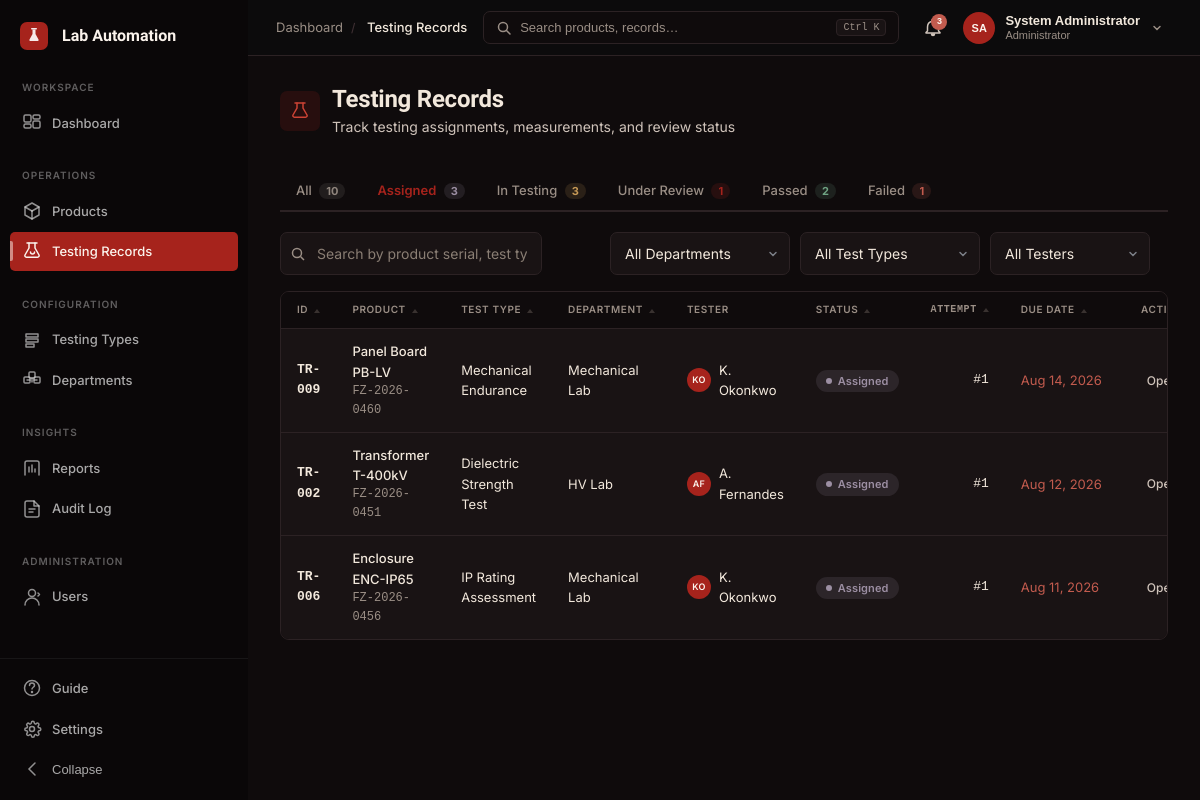
Screenshot of /testing/index.php?status=assigned (signed in) with the database file from the repository.
### tables this page shows
CREATE TABLE testing_records (
    id               INT UNSIGNED AUTO_INCREMENT PRIMARY KEY,
    workspace_id     INT UNSIGNED NOT NULL,
    product_id       INT UNSIGNED NOT NULL,
    testing_type_id  INT UNSIGNED NOT NULL,
    department_id    INT UNSIGNED NOT NULL,
    tester_id        INT UNSIGNED NOT NULL,
    assigned_by      INT UNSIGNED NULL,
    status           ENUM('assigned','in_testing','submitted_for_review','passed','failed','on_hold') NOT NULL DEFAULT 'assigned',
    attempt_number   TINYINT UNSIGNED NOT NULL DEFAULT 1,
    due_date         DATE NULL,
    started_at       DATETIME NULL,
    submitted_at     DATETIME NULL,
    reviewed_by      INT UNSIGNED NULL,
    review_decision  ENUM('pass','fail') NULL,
    review_reason    TEXT NULL,
    reviewed_at      DATETIME NULL,
    created_at       TIMESTAMP NOT NULL DEFAULT CURRENT_TIMESTAMP,
    updated_at       TIMESTAMP NOT NULL DEFAULT CURRENT_TIMESTAMP ON UPDATE CURRENT_TIMESTAMP,
    KEY idx_testing_records_workspace (workspace_id),
    KEY idx_tr_product (product_id),
    KEY idx_tr_testing_type (testing_type_id),
    KEY idx_tr_department (department_id),
    KEY idx_tr_tester (tester_id),
    KEY idx_tr_status (status),
    KEY idx_tr_assigned_by (assigned_by),
    KEY idx_tr_due_date (due_date),
    CONSTRAINT fk_testing_records_workspace FOREIGN KEY (workspace_id) REFERENCES workspaces(id),
    CONSTRAINT fk_tr_product      FOREIGN KEY (product_id) REFERENCES products(id) ON DELETE CASCADE,
    CONSTRAINT fk_tr_testing_type FOREIGN KEY (testing_type_id) REFERENCES testing_types(id),
    CONSTRAINT fk_tr_department   FOREIGN KEY (department_id) REFERENCES departments(id),
    CONSTRAINT fk_tr_tester       FOREIGN KEY (tester_id) REFERENCES users(id),
    CONSTRAINT fk_tr_assigned_by  FOREIGN KEY (assigned_by) REFERENCES users(id) ON DELETE SET NULL,
    CONSTRAINT fk_tr_reviewed_by  FOREIGN KEY (reviewed_by) REFERENCES users(id) ON DELETE SET NULL
);

CREATE TABLE products (
    id               INT UNSIGNED AUTO_INCREMENT PRIMARY KEY,
    workspace_id     INT UNSIGNED NOT NULL,
    serial_number    VARCHAR(80) NOT NULL,
    spec_model       VARCHAR(150) NOT NULL,
    department_id    INT UNSIGNED NOT NULL,
    manufactured_at  DATE NULL,
    status           ENUM(
                        'registered','assigned','in_testing','submitted_for_review',
                        'failed_pending_rework','pending_cpri_approval','approved','released',
                        'on_hold','rejected','cancelled'
                     ) NOT NULL DEFAULT 'registered',
    attempt_count    TINYINT UNSIGNED NOT NULL DEFAULT 0,
    registered_by    INT UNSIGNED NOT NULL,
    notes            TEXT NULL,
    created_at       TIMESTAMP NOT NULL DEFAULT CURRENT_TIMESTAMP,
    updated_at       TIMESTAMP NOT NULL DEFAULT CURRENT_TIMESTAMP ON UPDATE CURRENT_TIMESTAMP,
    UNIQUE KEY uq_products_ws_serial (workspace_id, serial_number),
    KEY idx_products_workspace (workspace_id),
    KEY idx_products_department (department_id),
    KEY idx_products_status (status),
    KEY idx_products_registered_by (registered_by),
    KEY idx_products_created_at (created_at),
    CONSTRAINT fk_products_workspace     FOREIGN KEY (workspace_id) REFERENCES workspaces(id),
    CONSTRAINT fk_products_department    FOREIGN KEY (department_id) REFERENCES departments(id),
    CONSTRAINT fk_products_registered_by FOREIGN KEY (registered_by) REFERENCES users(id)
);

CREATE TABLE testing_types (
    id            INT UNSIGNED AUTO_INCREMENT PRIMARY KEY,
    workspace_id  INT UNSIGNED NOT NULL,
    name          VARCHAR(150) NOT NULL,
    category      VARCHAR(100) NULL,
    description   TEXT NULL,
    version       INT UNSIGNED NOT NULL DEFAULT 1,
    status        ENUM('active','archived') NOT NULL DEFAULT 'active',
    created_by    INT UNSIGNED NULL,
    created_at    TIMESTAMP NOT NULL DEFAULT CURRENT_TIMESTAMP,
    updated_at    TIMESTAMP NOT NULL DEFAULT CURRENT_TIMESTAMP ON UPDATE CURRENT_TIMESTAMP,
    KEY idx_testing_types_workspace (workspace_id),
    KEY idx_testing_types_name_version (name, version),
    KEY idx_testing_types_status (status),
    KEY idx_testing_types_category (category),
    CONSTRAINT fk_testing_types_workspace  FOREIGN KEY (workspace_id) REFERENCES workspaces(id),
    CONSTRAINT fk_testing_types_created_by FOREIGN KEY (created_by) REFERENCES users(id) ON DELETE SET NULL
);

CREATE TABLE departments (
    id            INT UNSIGNED AUTO_INCREMENT PRIMARY KEY,
    workspace_id  INT UNSIGNED NOT NULL,
    name          VARCHAR(100) NOT NULL,
    description   VARCHAR(255) NULL,
    status        ENUM('active','inactive') NOT NULL DEFAULT 'active',
    created_at    TIMESTAMP NOT NULL DEFAULT CURRENT_TIMESTAMP,
    updated_at    TIMESTAMP NOT NULL DEFAULT CURRENT_TIMESTAMP ON UPDATE CURRENT_TIMESTAMP,
    UNIQUE KEY uq_departments_ws_name (workspace_id, name),
    KEY idx_departments_workspace (workspace_id),
    CONSTRAINT fk_departments_workspace FOREIGN KEY (workspace_id) REFERENCES workspaces(id)
);

CREATE TABLE users (
    id                     INT UNSIGNED AUTO_INCREMENT PRIMARY KEY,
    workspace_id           INT UNSIGNED NOT NULL,
    name                   VARCHAR(120) NOT NULL,
    email                  VARCHAR(150) NOT NULL,
    email_verified         TINYINT(1) NOT NULL DEFAULT 0,
    password_hash          VARCHAR(255) NOT NULL,
    role                   ENUM('administrator','testing_engineer','lab_technician','quality_manager','auditor') NOT NULL,
    department_id          INT UNSIGNED NULL,
    avatar                 VARCHAR(500) NULL,
    status                 ENUM('active','inactive') NOT NULL DEFAULT 'active',
    invitation_status      ENUM('pending','activated') NULL DEFAULT NULL,
    failed_login_attempts  TINYINT UNSIGNED NOT NULL DEFAULT 0,
    locked_until           DATETIME NULL,
    last_login_at          DATETIME NULL,
    password_changed_at    DATETIME NULL,
    created_at             TIMESTAMP NOT NULL DEFAULT CURRENT_TIMESTAMP,
    updated_at             TIMESTAMP NOT NULL DEFAULT CURRENT_TIMESTAMP ON UPDATE CURRENT_TIMESTAMP,
    UNIQUE KEY uq_users_email (email),
    KEY idx_users_workspace (workspace_id),
    KEY idx_users_department (department_id),
    KEY idx_users_role (role),
    KEY idx_users_status (status),
    CONSTRAINT fk_users_workspace   FOREIGN KEY (workspace_id) REFERENCES workspaces(id),
    CONSTRAINT fk_users_department  FOREIGN KEY (department_id) REFERENCES departments(id) ON DELETE SET NULL
);

### testing/index.php (the view, shortened to what this page needs)
<?php
require_once __DIR__ . '/../includes/helpers.php';
require_once __DIR__ . '/../includes/header.php';
$wsId = auth_workspace_id();
$tabCounts = [];
$countStmtTabs = $pdo->prepare("SELECT status, COUNT(*) AS cnt FROM testing_records WHERE workspace_id = :ws GROUP BY status");
$countStmtTabs->execute(['ws' => $wsId]);
$countRows = $countStmtTabs->fetchAll();
foreach ($countRows as $r) $tabCounts[$r['status']] = (int) $r['cnt'];
$totalCount = array_sum($tabCounts);
$statusFilter = $_GET['status'] ?? '';
$search       = trim($_GET['q'] ?? '');
$page         = max(1, (int) ($_GET['page'] ?? 1));
$perPage      = 20;
$offset       = ($page - 1) * $perPage;
$where = [];
$params = [];
$where[] = 'tr.workspace_id = :ws';
$params['ws'] = $wsId;
if ($statusFilter !== '') {
    $where[] = 'tr.status = :status';
    $params['status'] = $statusFilter;
}
$whereSql = $where ? 'WHERE ' . implode(' AND ', $where) : '';
$stmt = $pdo->prepare("
    SELECT tr.*, p.serial_number, p.spec_model,
           tt.name AS test_type_name,
           d.name AS dept_name,
           u.name AS tester_name
    FROM testing_records tr
    JOIN products p ON tr.product_id = p.id
    JOIN testing_types tt ON tr.testing_type_id = tt.id
    LEFT JOIN departments d ON tr.department_id = d.id
    LEFT JOIN users u ON tr.tester_id = u.id
    {$whereSql}
    ORDER BY tr.created_at DESC
    LIMIT {$perPage} OFFSET {$offset}
");
$stmt->execute($params);
$records = $stmt->fetchAll();
?>
<div class="page-header">
  <div class="page-header-left">
    <div class="d-flex align-center gap-12 mb-4">
      <div style="width:40px;height:40px;border-radius:var(--radius-md);background:var(--accent-tint);display:flex;align-items:center;justify-content:center;flex-shrink:0;">
        <svg width="20" height="20" viewBox="0 0 20 20" fill="none" stroke="var(--accent-strong)" stroke-width="1.5" stroke-linecap="round"><path d="M7 2v5l-4 7a1.5 1.5 0 001.3 2.2h11.4a1.5 1.5 0 001.3-2.2l-4-7V2"/><line x1="5" y1="2" x2="15" y2="2"/></svg>
      </div>
      <div>
        <h1 class="page-title">Testing Records</h1>
        <p class="page-subtitle" style="margin-top:2px;">Track testing assignments, measurements, and review status</p>
      </div>
    </div>
  </div>
</div>
<div class="tabs" style="margin-bottom:20px;">
  <a class="tab <?= $statusFilter === '' ? 'active' : '' ?>" href="?">All <span style="background:var(--hold-tint);color:var(--hold);padding:1px 7px;border-radius:var(--radius-full);font-size:0.6875rem;font-weight:700;margin-left:4px;"><?= $totalCount ?></span></a>
  <a class="tab <?= $statusFilter === 'assigned' ? 'active' : '' ?>" href="?status=assigned">Assigned <span style="background:var(--info-tint);color:var(--info);padding:1px 7px;border-radius:var(--radius-full);font-size:0.6875rem;font-weight:700;margin-left:4px;"><?= $tabCounts['assigned'] ?? 0 ?></span></a>
  <a class="tab <?= $statusFilter === 'in_testing' ? 'active' : '' ?>" href="?status=in_testing">In Testing <span style="background:var(--warning-tint);color:var(--warning);padding:1px 7px;border-radius:var(--radius-full);font-size:0.6875rem;font-weight:700;margin-left:4px;"><?= $tabCounts['in_testing'] ?? 0 ?></span></a>
  <a class="tab <?= $statusFilter === 'submitted_for_review' ? 'active' : '' ?>" href="?status=submitted_for_review">Under Review <span style="background:var(--accent-tint);color:var(--accent);padding:1px 7px;border-radius:var(--radius-full);font-size:0.6875rem;font-weight:700;margin-left:4px;"><?= $tabCounts['submitted_for_review'] ?? 0 ?></span></a>
  <a class="tab <?= $statusFilter === 'passed' ? 'active' : '' ?>" href="?status=passed">Passed <span style="background:var(--success-tint);color:var(--success);padding:1px 7px;border-radius:var(--radius-full);font-size:0.6875rem;font-weight:700;margin-left:4px;"><?= $tabCounts['passed'] ?? 0 ?></span></a>
  <a class="tab <?= $statusFilter === 'failed' ? 'active' : '' ?>" href="?status=failed">Failed <span style="background:var(--fail-tint);color:var(--fail);padding:1px 7px;border-radius:var(--radius-full);font-size:0.6875rem;font-weight:700;margin-left:4px;"><?= $tabCounts['failed'] ?? 0 ?></span></a>
</div>
<form method="get" action="" class="filter-bar">
  <div class="filter-search">
    <svg width="16" height="16" viewBox="0 0 16 16" fill="none" stroke="currentColor" stroke-width="1.5"><circle cx="7" cy="7" r="4.5"/><line x1="10.5" y1="10.5" x2="14" y2="14"/></svg>
    <input type="text" name="q" class="form-control" placeholder="Search by product serial, test type…" value="<?= e($search) ?>">
  </div>
  <select name="department" class="form-control" style="width:180px;" onchange="this.form.submit()">
    <option value="">All Departments</option>
  </select>
  <select name="type" class="form-control" style="width:180px;" onchange="this.form.submit()">
    <option value="">All Test Types</option>
  </select>
  <select name="tester" class="form-control" style="width:160px;" onchange="this.form.submit()">
    <option value="">All Testers</option>
  </select>
</form>
<div class="table-wrap">
  <table class="data-table">
    <thead>
      <tr>
        <th class="sortable">ID</th>
        <th class="sortable">Product</th>
        <th class="sortable">Test Type</th>
        <th class="sortable">Department</th>
        <th>Tester</th>
        <th class="sortable">Status</th>
        <th class="col-num sortable">Attempt</th>
        <th class="sortable">Due Date</th>
        <th class="col-actions">Actions</th>
      </tr>
    </thead>
    <tbody>
      <?php if (empty($records)): ?>
      <tr><td colspan="9" style="text-align:center;color:var(--ink-faint);padding:24px;">No testing records found.</td></tr>
      <?php else: ?>
      <?php foreach ($records as $r): ?>
      <tr>
        <td class="col-mono" style="font-weight:600;">TR-<?= str_pad((string) $r['id'], 3, '0', STR_PAD_LEFT) ?></td>
        <td>
          <div style="font-weight:500;"><?= e($r['spec_model']) ?></div>
          <div style="font-size:0.75rem;color:var(--ink-faint);font-family:var(--font-mono);"><?= e($r['serial_number']) ?></div>
        </td>
        <td><?= e($r['test_type_name']) ?></td>
        <td><?= e($r['dept_name'] ?? '—') ?></td>
        <td>
          <div class="d-flex align-center gap-8">
            <span class="user-avatar" style="width:24px;height:24px;font-size:0.5625rem;"><?= e(user_initials($r['tester_name'] ?? '')) ?></span>
            <?= e($r['tester_name'] ?? '—') ?>
          </div>
        </td>
        <td><?= status_badge($r['status']) ?></td>
        <td class="col-num">#<?= (int) $r['attempt_number'] ?></td>
        <td class="text-soft" style="font-size:0.8125rem;white-space:nowrap;">
          <?php if ($r['due_date']): ?>
          <?php
          $due = new DateTimeImmutable($r['due_date']);
          $now = new DateTimeImmutable();
          $daysLeft = (int)$now->diff($due)->format('%r%a');
          $dueColor = $daysLeft < 0 ? 'var(--fail)' : ($daysLeft <= 2 ? 'var(--warning)' : 'var(--ink-soft)');
          ?>
          <span style="color:<?= $dueColor ?>;"><?= format_date($r['due_date']) ?></span>
          <?php else: ?>
          —
          <?php endif; ?>
        </td>
        <td class="col-actions">
          <a href="<?= url('testing/detail.php?id=' . $r['id']) ?>" class="btn btn-sm btn-ghost">Open</a>
        </td>
      </tr>
      <?php endforeach; ?>
      <?php endif; ?>
    </tbody>
  </table>
</div>
<?php require_once __DIR__ . '/../includes/footer.php'; ?>

### includes/helpers.php (shortened to what this page needs)
<?php
function e(string $value): string
{
    return htmlspecialchars($value, ENT_QUOTES | ENT_SUBSTITUTE, 'UTF-8');
}
function url(string $path = ''): string
{
    return BASE_URL . '/' . ltrim($path, '/');
}
function format_date(?string $date, string $format = 'M j, Y'): string
{
    return (new DateTimeImmutable($date))->format($format);
}
function status_badge(string $status): string
{
    $map = [
        'registered'             => ['label' => 'Registered',       'class' => 'badge-info'],
        'assigned'               => ['label' => 'Assigned',         'class' => 'badge-info'],
        'in_testing'             => ['label' => 'In Testing',       'class' => 'badge-warning'],
        'submitted_for_review'   => ['label' => 'Under Review',     'class' => 'badge-warning'],
        'passed'                 => ['label' => 'Passed',           'class' => 'badge-success'],
        'failed'                 => ['label' => 'Failed',           'class' => 'badge-fail'],
        'failed_pending_rework'  => ['label' => 'Rework',           'class' => 'badge-fail'],
        'pending_cpri_approval'  => ['label' => 'Pending CPRI',     'class' => 'badge-warning'],
        'approved'               => ['label' => 'Approved',         'class' => 'badge-success'],
        'released'               => ['label' => 'Released',         'class' => 'badge-success'],
        'on_hold'                => ['label' => 'On Hold',          'class' => 'badge-hold'],
        'rejected'               => ['label' => 'Rejected',         'class' => 'badge-fail'],
        'cancelled'              => ['label' => 'Cancelled',        'class' => 'badge-hold'],
        'active'                 => ['label' => 'Active',           'class' => 'badge-success'],
        'inactive'               => ['label' => 'Inactive',         'class' => 'badge-hold'],
        'archived'               => ['label' => 'Archived',         'class' => 'badge-hold'],
        'pass'                   => ['label' => 'Pass',             'class' => 'badge-success'],
        'fail'                   => ['label' => 'Fail',             'class' => 'badge-fail'],
    ];
    $entry = $map[$status] ?? ['label' => ucfirst(str_replace('_', ' ', $status)), 'class' => 'badge-hold'];
    return '<span class="status-badge ' . $entry['class'] . '"><span class="status-dot"></span>' . e($entry['label']) . '</span>';
}
function user_initials(?string $name): string
{
    $parts = explode(' ', trim($name));
    return strtoupper($parts[0][0] . end($parts)[0]);
}

### rows the page displays
testing_records: id "009", product.spec_model "Panel Board PB-LV", product.serial_number "FZ-2026-0460", testing_type.name "Mechanical Endurance", department.name "Mechanical Lab", tester.name "KO", tester.name "K. Okonkwo", status "Assigned", attempt_number "1", due_date "Aug 14, 2026"
testing_records: id "002", product.spec_model "Transformer T-400kV", product.serial_number "FZ-2026-0451", testing_type.name "Dielectric Strength Test", department.name "HV Lab", tester.name "AF", tester.name "A. Fernandes", status "Assigned", attempt_number "1", due_date "Aug 12, 2026"
testing_records: id "006", product.spec_model "Enclosure ENC-IP65", product.serial_number "FZ-2026-0456", testing_type.name "IP Rating Assessment", department.name "Mechanical Lab", tester.name "KO", tester.name "K. Okonkwo", status "Assigned", attempt_number "1", due_date "Aug 11, 2026"

### other values shown
$crumb['label'] "Dashboard"
$crumb['label'] "Testing Records"
$notifCount "3"
$initials "SA"
$currentUser['name'] "System Administrator"
$roleBadge "Administrator"
$totalCount "10"
$tabCounts['assigned'] "3"
$tabCounts['in_testing'] "3"
$tabCounts['submitted_for_review'] "1"
$tabCounts['passed'] "2"
$tabCounts['failed'] "1"
